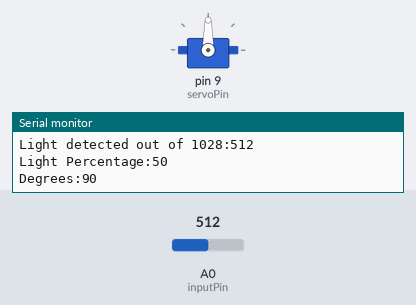
The sketch below on a simulated Arduino Uno, built with avr-gcc and run on an emulated ATmega328P. Shown: servo, the last lines printed to the serial monitor. The test bench sets the inputs (shaded band); at power-on: A0 (inputPin) = 512.

Above: at 1.8 s.
1.9 s: A0 (inputPin) set to 716
At 2.9 s:
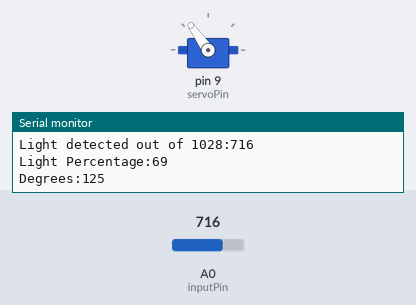
3.5 s: A0 (inputPin) set to 900
At 4.7 s:
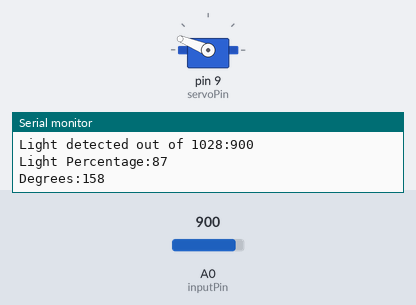
5.5 s: A0 (inputPin) set to 1023
At 6.6 s:
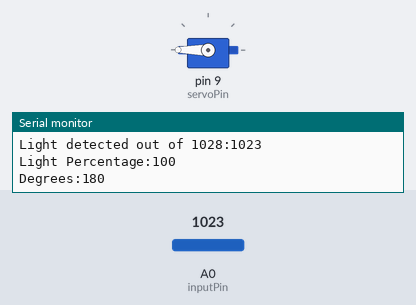
7.5 s: A0 (inputPin) set to 306
At 8.4 s:
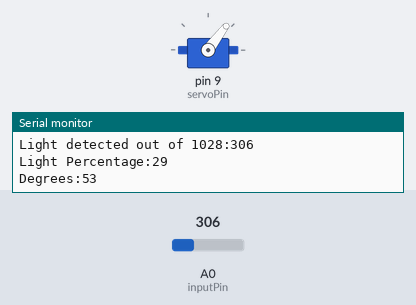
9.5 s: A0 (inputPin) set to 170
At 11.2 s:
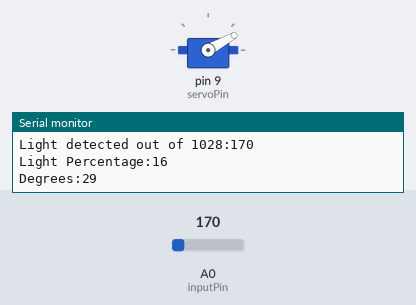
11.5 s: A0 (inputPin) set to 0
At 12.9 s:
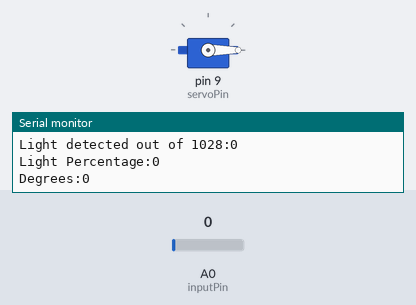
Timing chart, 0 to 14.5 s (numbered marks = the images above; inputs shaded):
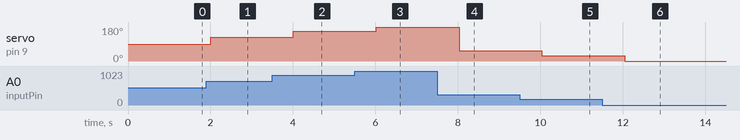

Measured:
- after the input at 1.9 s, servo on pin 9 (servoPin): 90° → 125° after 0.11 s
- after the input at 3.5 s, servo on pin 9 (servoPin): 125° → 158° after 0.51 s
- after the input at 5.5 s, servo on pin 9 (servoPin): 158° → 180° after 0.52 s
- after the input at 7.5 s, servo on pin 9 (servoPin): 180° → 53° after 0.53 s
- after the input at 9.5 s, servo on pin 9 (servoPin): 53° → 29° after 0.53 s
- after the input at 11.5 s, servo on pin 9 (servoPin): 29° → 0° after 0.54 s

The sketch:

servo_photoresistor.ino
```cpp
#include <Servo.h>

int servoPin = 9;
int inputPin = A0;

int servoPosition = 0;
Servo myServo;

float lightValue;
float lightPercentage;
int lightToDegree;
int maxValue = 1023;
float maxDegree = 180;

void setup() {
  // put your setup code here, to run once:
  pinMode(inputPin, INPUT);
  myServo.attach(servoPin);
  Serial.begin(9600);
}

void loop() {
  // put your main code here, to run repeatedly:
  lightValue = analogRead(inputPin);
  servoPosition = convertLightToDegree(lightValue);
  myServo.write(servoPosition);
  printMessages(lightValue,lightPercentage,servoPosition);
  delay(1000);
}

void printMessages(int lightValue, int lightPercentage, int servoPosition){
  Serial.print("Light detected out of 1028:");
  Serial.println(lightValue);
  Serial.print("Light Percentage:");
  Serial.println(lightPercentage);
  Serial.print("Degrees:");
  Serial.println(servoPosition);
  Serial.println();
}

int convertLightToDegree(float lightValue) {
  lightPercentage = (lightValue / maxValue) * 100;
  int degree = (maxDegree / 100) * lightPercentage;
  return degree;
}
```
